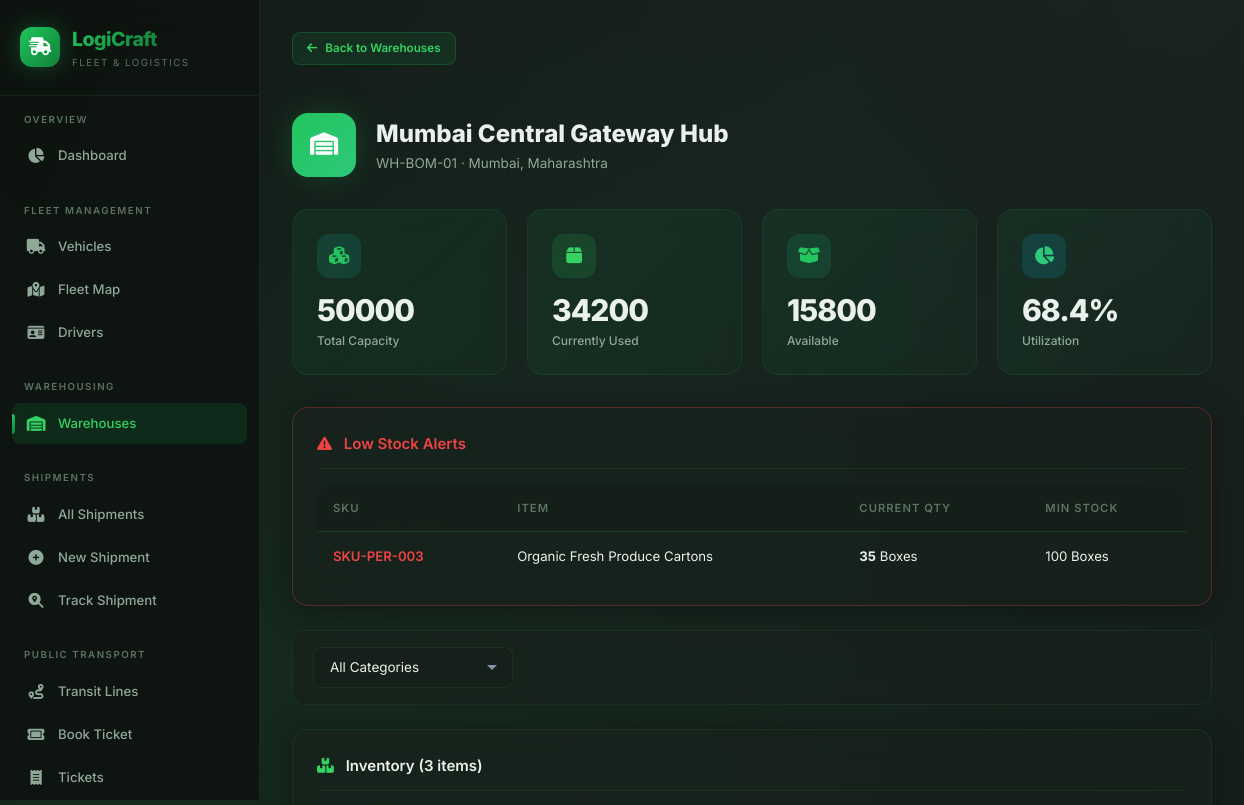
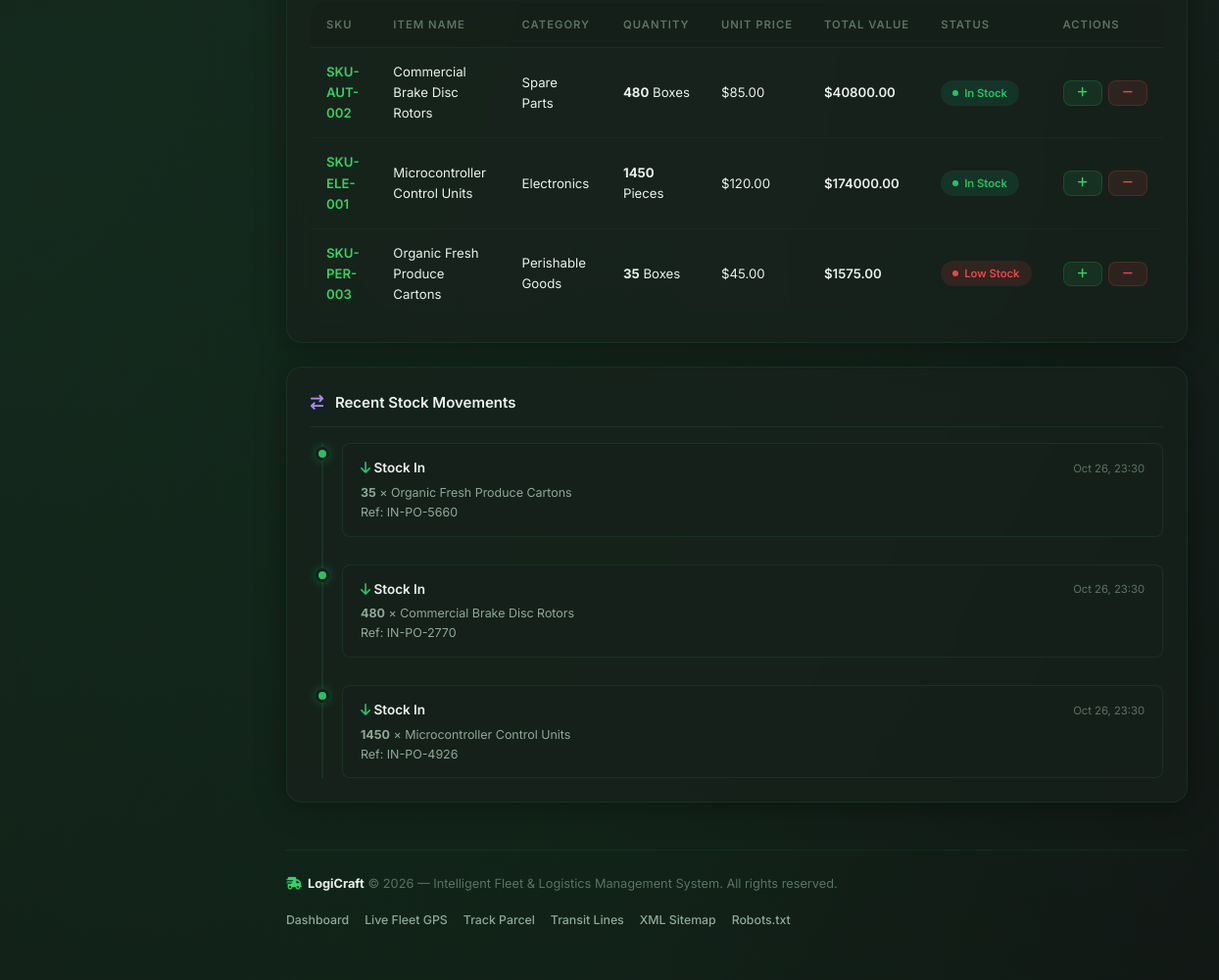
The app's page /warehouse/1/ with its own data (2 pictures, top to bottom).
### warehouse/models.py (models this page shows, shortened)
class Warehouse(models.Model):
    name = models.CharField(max_length=100)
    code = models.CharField(max_length=10, unique=True)
    address = models.TextField()
    city = models.CharField(max_length=100)
    state = models.CharField(max_length=100, blank=True)
    latitude = models.DecimalField(max_digits=10, decimal_places=7, null=True, blank=True)
    longitude = models.DecimalField(max_digits=10, decimal_places=7, null=True, blank=True)
    capacity = models.PositiveIntegerField(help_text='Total capacity in units')
    current_utilization = models.PositiveIntegerField(default=0, help_text='Current used capacity in units')
    manager = models.ForeignKey(User, on_delete=models.SET_NULL, null=True, blank=True, related_name='managed_warehouses')
    is_active = models.BooleanField(default=True)
    created_at = models.DateTimeField(auto_now_add=True)
    class Meta:
        ordering = ['name']
    @property
    def utilization_percent(self):
        if self.capacity == 0:
            return 0
        return round((self.current_utilization / self.capacity) * 100, 1)
    @property
    def available_capacity(self):
        return max(0, self.capacity - self.current_utilization)

class InventoryItem(models.Model):
    CATEGORY_CHOICES = [
        ('electronics', 'Electronics'),
        ('machinery', 'Machinery'),
        ('raw_materials', 'Raw Materials'),
        ('finished_goods', 'Finished Goods'),
        ('packaging', 'Packaging'),
        ('spare_parts', 'Spare Parts'),
        ('hazardous', 'Hazardous Materials'),
        ('perishable', 'Perishable Goods'),
        ('other', 'Other'),
    ]
    UNIT_CHOICES = [
        ('pcs', 'Pieces'),
        ('kg', 'Kilograms'),
        ('liters', 'Liters'),
        ('boxes', 'Boxes'),
        ('pallets', 'Pallets'),
        ('tons', 'Tons'),
    ]
    sku = models.CharField(max_length=50, unique=True)
    name = models.CharField(max_length=200)
    category = models.CharField(max_length=30, choices=CATEGORY_CHOICES, default='other')
    warehouse = models.ForeignKey(Warehouse, on_delete=models.CASCADE, related_name='inventory_items')
    quantity = models.PositiveIntegerField(default=0)
    unit = models.CharField(max_length=20, choices=UNIT_CHOICES, default='pcs')
    min_stock = models.PositiveIntegerField(default=10, help_text='Minimum stock alert threshold')
    max_stock = models.PositiveIntegerField(default=1000)
    unit_price = models.DecimalField(max_digits=12, decimal_places=2, default=0)
    created_at = models.DateTimeField(auto_now_add=True)
    updated_at = models.DateTimeField(auto_now=True)
    class Meta:
        ordering = ['name']
    @property
    def is_low_stock(self):
        return self.quantity <= self.min_stock
    @property
    def stock_value(self):
        return self.quantity * self.unit_price

class StockMovement(models.Model):
    MOVEMENT_CHOICES = [
        ('in', 'Stock In'),
        ('out', 'Stock Out'),
        ('transfer', 'Transfer'),
        ('adjustment', 'Adjustment'),
    ]
    item = models.ForeignKey(InventoryItem, on_delete=models.CASCADE, related_name='movements')
    movement_type = models.CharField(max_length=20, choices=MOVEMENT_CHOICES)
    quantity = models.IntegerField()
    from_warehouse = models.ForeignKey(
        Warehouse, on_delete=models.SET_NULL, null=True, blank=True, related_name='outgoing_movements'
    )
    to_warehouse = models.ForeignKey(
        Warehouse, on_delete=models.SET_NULL, null=True, blank=True, related_name='incoming_movements'
    )
    reference = models.CharField(max_length=100, blank=True)
    notes = models.TextField(blank=True)
    performed_by = models.ForeignKey(User, on_delete=models.SET_NULL, null=True, blank=True)
    timestamp = models.DateTimeField(auto_now_add=True)
    class Meta:
        ordering = ['-timestamp']

### warehouse/views.py (the view)
# urls.py: path('<int:pk>/', views.warehouse_detail, name='warehouse_detail'),
def warehouse_detail(request, pk):
    warehouse = get_object_or_404(Warehouse, pk=pk)
    category_filter = request.GET.get('category', '')
    items = warehouse.inventory_items.all()
    if category_filter:
        items = items.filter(category=category_filter)
    movements = StockMovement.objects.filter(
        models.Q(from_warehouse=warehouse) | models.Q(to_warehouse=warehouse)
    ).select_related('item')[:20]
    low_stock_items = warehouse.inventory_items.filter(
        quantity__lte=models.F('min_stock')
    )
    context = {
        'warehouse': warehouse,
        'items': items,
        'movements': movements,
        'low_stock_items': low_stock_items,
        'category_filter': category_filter,
        'category_choices': InventoryItem.CATEGORY_CHOICES,
    }
    return render(request, 'warehouse/warehouse_detail.html', context)

### templates/warehouse/warehouse_detail.html (shortened to what this page needs)
{% extends 'base.html' %}
{% load humanize %}
{% block content %}
<div class="page-header">
    <a href="{% url 'warehouse:warehouse_list' %}" class="btn btn-secondary btn-sm" style="margin-bottom: 16px;"><i class="fas fa-arrow-left"></i> Back to Warehouses</a>
</div>
<div class="detail-header">
    <div class="detail-icon" style="background: linear-gradient(135deg, var(--accent-teal), var(--accent-cyan));">
        <i class="fas fa-warehouse"></i>
    </div>
    <div>
        <div class="detail-title">{{ warehouse.name }}</div>
        <div class="detail-subtitle">{{ warehouse.code }} · {{ warehouse.city }}{% if warehouse.state %}, {{ warehouse.state }}{% endif %}</div>
    </div>
</div>
<div class="kpi-grid" style="grid-template-columns: repeat(4, 1fr);">
    <div class="kpi-card">
        <div class="kpi-icon teal"><i class="fas fa-cubes"></i></div>
        <div class="kpi-value">{{ warehouse.capacity|floatformat:0 }}</div>
        <div class="kpi-label">Total Capacity</div>
    </div>
    <div class="kpi-card">
        <div class="kpi-icon blue"><i class="fas fa-box"></i></div>
        <div class="kpi-value">{{ warehouse.current_utilization|floatformat:0 }}</div>
        <div class="kpi-label">Currently Used</div>
    </div>
    <div class="kpi-card">
        <div class="kpi-icon green"><i class="fas fa-box-open"></i></div>
        <div class="kpi-value">{{ warehouse.available_capacity|floatformat:0 }}</div>
        <div class="kpi-label">Available</div>
    </div>
    <div class="kpi-card">
        <div class="kpi-icon {% if warehouse.utilization_percent > 90 %}red{% elif warehouse.utilization_percent > 70 %}orange{% else %}cyan{% endif %}">
            <i class="fas fa-chart-pie"></i>
        </div>
        <div class="kpi-value">{{ warehouse.utilization_percent }}%</div>
        <div class="kpi-label">Utilization</div>
    </div>
</div>
{% if low_stock_items %}
<div class="card" style="margin-bottom: 24px; border-color: rgba(239, 68, 68, 0.3);">
    <div class="card-header">
        <span class="card-title" style="color: var(--danger);"><i class="fas fa-triangle-exclamation" style="margin-right: 8px;"></i> Low Stock Alerts</span>
    </div>
    <div class="table-container">
        <table>
            <thead>
                <tr><th>SKU</th><th>Item</th><th>Current Qty</th><th>Min Stock</th></tr>
            </thead>
            <tbody>
                {% for item in low_stock_items %}
                <tr>
                    <td><span style="font-weight: 600; color: var(--danger);">{{ item.sku }}</span></td>
                    <td>{{ item.name }}</td>
                    <td><strong>{{ item.quantity }}</strong> {{ item.get_unit_display }}</td>
                    <td>{{ item.min_stock }} {{ item.get_unit_display }}</td>
                </tr>
                {% endfor %}
            </tbody>
        </table>
    </div>
</div>
{% endif %}
<div class="filter-bar">
    <form method="get" style="display: flex; gap: 12px; align-items: center; width: 100%;">
        <select name="category" class="form-control" onchange="this.form.submit()">
            <option value="">All Categories</option>
        </select>
    </form>
</div>
<div class="card" style="margin-bottom: 24px;">
    <div class="card-header">
        <span class="card-title"><i class="fas fa-boxes-stacked" style="color: var(--accent-blue); margin-right: 8px;"></i> Inventory ({{ items|length }} items)</span>
    </div>
    <div class="table-container">
        <table>
            <thead>
                <tr>
                    <th>SKU</th>
                    <th>Item Name</th>
                    <th>Category</th>
                    <th>Quantity</th>
                    <th>Unit Price</th>
                    <th>Total Value</th>
                    <th>Status</th>
                    <th>Actions</th>
                </tr>
            </thead>
            <tbody>
                {% for item in items %}
                <tr>
                    <td><span style="font-weight: 600; color: var(--accent-blue);">{{ item.sku }}</span></td>
                    <td>{{ item.name }}</td>
                    <td>{{ item.get_category_display }}</td>
                    <td><strong>{{ item.quantity }}</strong> {{ item.get_unit_display }}</td>
                    <td>${{ item.unit_price|floatformat:2 }}</td>
                    <td style="font-weight: 600;">${{ item.stock_value|floatformat:2 }}</td>
                    <td>
                        {% if item.is_low_stock %}
                        <span class="badge badge-failed">Low Stock</span>
                        {% else %}
                        <span class="badge badge-active">In Stock</span>
                        {% endif %}
                    </td>
                    <td>
                        <div style="display: flex; gap: 6px;">
                            <button class="btn btn-secondary btn-sm" onclick="openModal('add', {{ item.pk }}, '{{ item.name }}')">
                                <i class="fas fa-plus"></i>
                            </button>
                            <button class="btn btn-danger btn-sm" onclick="openModal('remove', {{ item.pk }}, '{{ item.name }}')">
                                <i class="fas fa-minus"></i>
                            </button>
                        </div>
                    </td>
                </tr>
                {% empty %}
                <tr>
                    <td colspan="8">
                        <div class="empty-state"><i class="fas fa-box-open"></i><p>No inventory items</p></div>
                    </td>
                </tr>
                {% endfor %}
            </tbody>
        </table>
    </div>
</div>
<div class="card">
    <div class="card-header">
        <span class="card-title"><i class="fas fa-arrow-right-arrow-left" style="color: var(--accent-purple); margin-right: 8px;"></i> Recent Stock Movements</span>
    </div>
    {% if movements %}
    <div class="timeline">
        {% for mov in movements %}
        <div class="timeline-item">
            <div class="timeline-dot {% if mov.movement_type == 'in' %}active{% elif mov.movement_type == 'out' %}failed{% else %}pending{% endif %}"></div>
            <div class="timeline-content">
                <div class="timeline-header">
                    <span class="timeline-title">
                        {% if mov.movement_type == 'in' %}<i class="fas fa-arrow-down" style="color: var(--success);"></i>{% elif mov.movement_type == 'out' %}<i class="fas fa-arrow-up" style="color: var(--danger);"></i>{% else %}<i class="fas fa-arrows-rotate" style="color: var(--warning);"></i>{% endif %}
                        {{ mov.get_movement_type_display }}
                    </span>
                    <span class="timeline-time">{{ mov.timestamp|date:"M d, H:i" }}</span>
                </div>
                <div class="timeline-body">
                    <strong>{{ mov.quantity }}</strong> × {{ mov.item.name }}
                    {% if mov.reference %}<br>Ref: {{ mov.reference }}{% endif %}
                </div>
            </div>
        </div>
        {% endfor %}
    </div>
    {% else %}
    <div class="empty-state" style="padding: 30px;"><i class="fas fa-arrow-right-arrow-left"></i><p>No movements recorded</p></div>
    {% endif %}
</div>
{% endblock %}

### records on screen
Warehouse: name "Mumbai Central Gateway Hub", code "WH-BOM-01", city "Mumbai", state "Maharashtra", capacity "50000", current_utilization "34200", available_capacity "15800", utilization_percent "68.4"
InventoryItem: sku "SKU-PER-003", name "Organic Fresh Produce Cartons", quantity "35", unit "Boxes", min_stock "100", category "Perishable Goods", unit_price "45.00", stock_value "1575.00", shows "Low Stock"
InventoryItem: sku "SKU-AUT-002", name "Commercial Brake Disc Rotors", category "Spare Parts", quantity "480", unit "Boxes", unit_price "85.00", stock_value "40800.00", min_stock "In Stock"
InventoryItem: sku "SKU-ELE-001", name "Microcontroller Control Units", category "Electronics", quantity "1450", unit "Pieces", unit_price "120.00", stock_value "174000.00", min_stock "In Stock"
StockMovement: movement_type "Stock In", timestamp "Oct 26, 23:30", quantity "35", item.name "Organic Fresh Produce Cartons", reference "IN-PO-5660"
StockMovement: movement_type "Stock In", timestamp "Oct 26, 23:30", quantity "480", item.name "Commercial Brake Disc Rotors", reference "IN-PO-2770"
StockMovement: movement_type "Stock In", timestamp "Oct 26, 23:30", quantity "1450", item.name "Microcontroller Control Units", reference "IN-PO-4926"

### other values on screen
{{ items|length }} "3"
